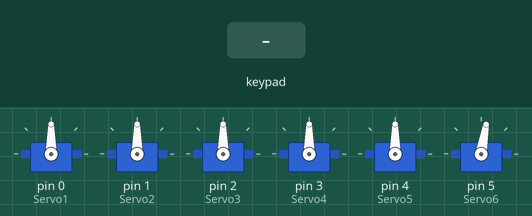
Recording of a sketch running on a simulated Arduino Uno, built with avr-gcc and run on an emulated ATmega328P. On the bench: 6 × servo. Inputs (shaded band) come from the test bench.

Above: at 1.2 s.
1.3 s: key 'X' pressed
At 2.1 s:
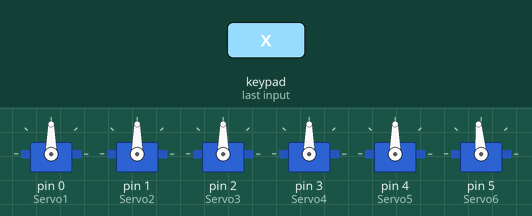
Timing chart, 0 to 4.3 s (numbered marks = the images above; inputs shaded):
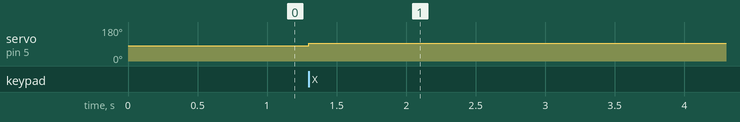

The sketch:

RobotArm.ino
```cpp
#include <PS2X_lib.h>
#include <Servo.h>
#define CLOCK 9
#define CMD 7
#define ATTEN 8
#define DATA 6
Servo Servo1, Servo2, Servo3, Servo4, Servo5, Servo6;
int ServoDegree[6], PS2_LeftX, PS2_RightY, PS2_RightX;
bool Grab;
PS2X PS2;

void setup() {
    PS2.config_gamepad(CLOCK, CMD, ATTEN, DATA, false, false);
    //clock, command, attention, data, pressure sensitivity enabled, rumble enabled

    Servo1.attach(0);
    Servo2.attach(1);
    Servo3.attach(2);
    Servo4.attach(3);
    Servo5.attach(4);
    Servo6.attach(5);
    Servo6.write(80);

    Grab = false;
}

void loop() {

    PS2.read_gamepad();
    if (PS2.ButtonPressed(PSB_BLUE)) {
        Grab = !Grab;
        if (Grab) {
            Servo6.write(95);
        }else {
            Servo6.write(80);
        }
    }


}
```

Measured:
- after the input at 1.3 s, servo on pin 5 (Servo6): 80° → 95° at once
